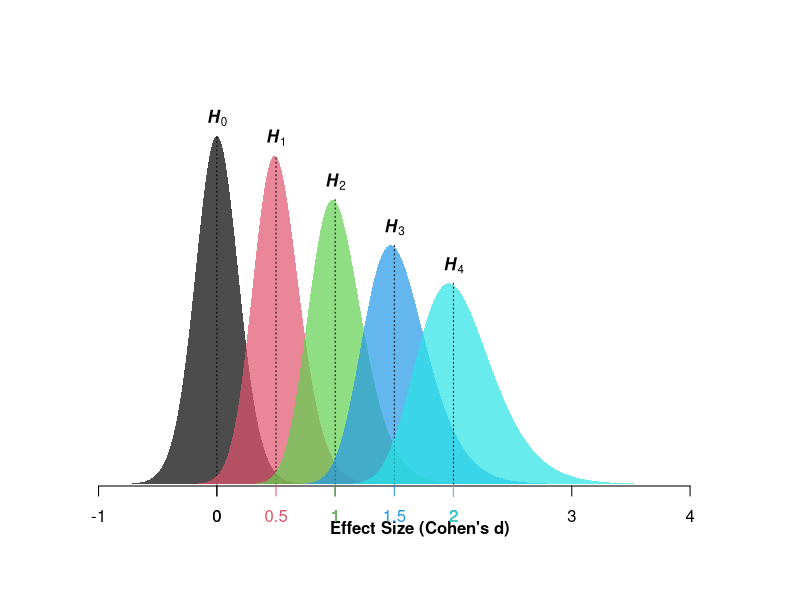

The R source for this figure:
alt.hyp = function(N, d){
  
 options(warn = -1) ; d = sort(d)
 df = N - 1 ; d.SE = 1/sqrt(N) ; ncp.min = min(d)*sqrt(N) ; ncp.max = max(d)*sqrt(N)
  
min.d = d.SE*qt(1e-5, df, ncp.min)  ;  max.d = d.SE*qt(0.99999, df, ncp.max)
  
par(mar = c(5.1, 4.1, 6.1, 2.1), mgp = c(1, .4, -.6), bty = "n", yaxt = "n", font = 2, font.lab = 2, xpd = TRUE)
    
for(i in 1:length(d)){
      
H = curve(dt(x*sqrt(N), df, d[i]*sqrt(N))*sqrt(N), min.d, max.d, n = 1e3, xlab = "Effect Size (Cohen's d)", 
          ylab = NA, ty = "n", add = i!= 1)
      
polygon(H, col = adjustcolor(i, .7), border = NA)
      
text(d[i], max(H$y), bquote(bolditalic(H[.(i-1)])), pos = 3)

axis(1, at = d[i], col = i, col.axis = i)

segments(d[i], 0, d[i], max(H$y), lty = 3)
 
   }

}
# Example of use:
alt.hyp(N = 30, d = seq(0, 2, .5))
